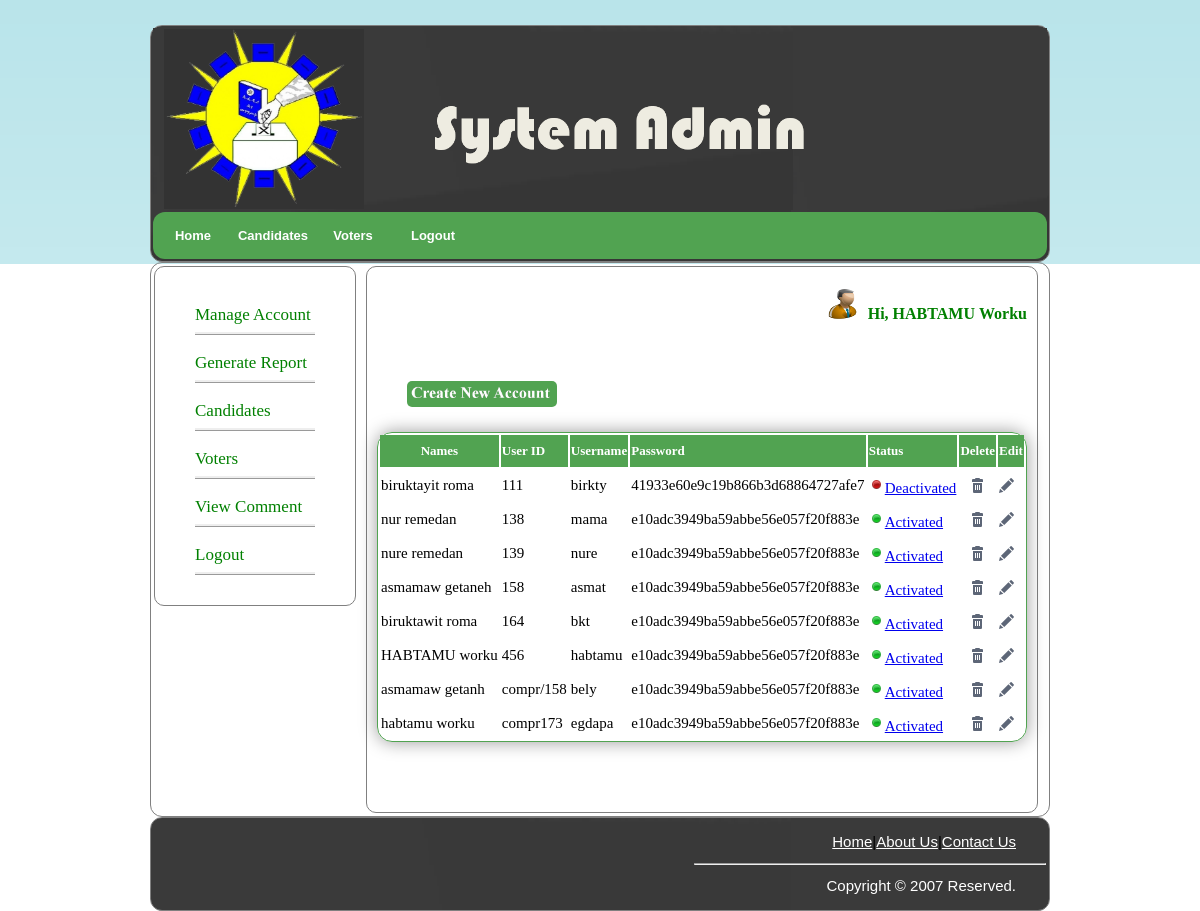
The page /habvote1/manage_account.php (signed in) on the database its author committed.
### tables this page shows
CREATE TABLE IF NOT EXISTS `user` (
  `fname` varchar(25) NOT NULL,
  `mname` varchar(25) NOT NULL,
  `lname` varchar(25) NOT NULL,
  `u_id` varchar(15) NOT NULL,
  `sex` varchar(10) NOT NULL,
  `age` varchar(25) NOT NULL,
  `phone` varchar(15) NOT NULL,
  `email` varchar(30) NOT NULL,
  `role` varchar(20) NOT NULL,
  `username` varchar(25) NOT NULL,
  `password` varchar(255) NOT NULL,
  `status` int(1) NOT NULL,
  `station` varchar(25) NOT NULL,
  PRIMARY KEY (`u_id`),
  KEY `email` (`email`)
);

### habvote1/manage_account.php (the view, shortened to what this page needs)
<?php
$user_id=$_SESSION['u_id'];
$result=mysql_query("select * from user where u_id='$user_id'")or die(mysql_error);
$row=mysql_fetch_array($result);
$FirstName=$row['fname'];
$middleName=$row['mname'];
?>
<!DOCTYPE html PUBLIC "-//W3C//DTD XHTML 1.0 Transitional//EN" "http://www.w3.org/TR/xhtml1/DTD/xhtml1-transitional.dtd">
<html xmlns="http://www.w3.org/1999/xhtml">
<head>
<link rel="stylesheet" href="main.css" type="text/css" media="screen"/>
<link href="menu.css" rel="stylesheet" type="text/css" media="screen" />
</head>
<body>
<table align="center" style="width:900px;border:1px solid gray;background:white url(img/tbg.png) repeat-x left top;border-radius:12px">
<tr style="height:auto;border-radius:12px;background: white url(img/tbg.png) repeat-x left top;">
<th colspan="2">
<a href="system_admin.php"><img src="img/logo.jpg" width="200px" height="180px" align="left" style="margin-left:10px"></a>
<img src="img/system.png" 	width="450px" style="margin-left:30px;margin-top:40px" align="center">
</th>
</tr>
<tr>
<td colspan="2" bgcolor="#51a351" id="Menus" style="height:auto;border-radius:12px;">
		<ul>
			<li><a href="system_admin.php">Home</a></li>
						<li><a href="a_candidate.php">Candidates</a></li>
			<li><a href="voters.php">Voters</a></li>
			<li><a href="logout.php">Logout</a></li>
		</ul>
</td>
</tr>
</table>
<table align="center" style="width:900px;border:1px solid gray;border-radius:12px;" height="500px">
<tr valign="top">
<td><div style="clear: both"></div>
        <div id="left">
            <ul>
                <li>
                    <a href="manage_account.php">Manage Account</a></li>
					                <li>
                    <a href="a_generate.php">Generate Report</a></li>
					<li>
                    <a href="a_candidate.php">Candidates</a></li>
                <li>
                    <a href="voters.php">Voters</a></li>
					<li>
                    <a href="v_comment.php">View Comment</a></li>
					<li>
                    <a href="logout.php">Logout</a></li>
            </ul>
        </div>
		</td>
		<td><div id="right">
            <div class="desk">
           <h1 align="right"><?php
echo '<img src="img/people.png" width="40px" height="30px">&nbsp;'.'<font style="text-transform:capitalize;" face="times new roman" color="green" size="3">Hi,&nbsp;'.$FirstName."&nbsp;".$middleName." ".'</font>';?></h1>
<br><br>
<p align="center"><a href="create.php" title="Create New Account"><img src="img/createacount.png" style="width:150px;border-radius:15px;padding:10px"></a></p>
<table align='center' style='width:650px;border-radius:15px;border:1px solid #51a351; -webkit-box-shadow:0 0 18px rgba(0,0,0,0.4); -moz-box-shadow:0 0 18px rgba(0,0,0,0.4); box-shadow:0 0 18px rgba(0,0,0,0.4);'>
<tr>
<th style='height:30px;text-align:center;color:#000;	font-weight:bold;background-color:#51a351;'><font color='white' size='2'>Names</th>
<th style='height:30px;	color:#000;	font-weight:bold;background-color:#51a351;'><font color='white' size='2'>User ID</th>
<th style='height:30px;	color:#000;	font-weight:bold;background-color:#51a351;'><font color='white' size='2'>Username</th>
<th style='height:30px;	color:#000;	font-weight:bold;background-color:#51a351;'><font color='white' size='2'>Password</th>
<th style='height:30px;	color:#000;	font-weight:bold;background-color:#51a351;'><font color='white' size='2'>Status</th>
<th style='height:30px;	color:#000;	font-weight:bold;background-color:#51a351;'><font color='white' size='2'>Delete</th>
<th style='height:30px;	color:#000;	font-weight:bold;background-color:#51a351;'><font color='white' size='2'>Edit</th>
</tr>
<?php
$result = mysql_query("SELECT * FROM user");
while($row = mysql_fetch_array($result))
  {
$ctrl = $row['u_id'];
$fname=$row['fname'];
$mname=$row['mname'];
$username=$row['username'];
$password=$row['password'];
$status=$row['status'];
?>
<tr>
<td><?php echo $fname."&nbsp;".$mname;?></td>
<td><?php echo $row['u_id'];?></td>
<td><?php echo $username;?></td>
<td><?php echo $password;?></td>
<td><?php
						if(($status)=='0')
						{
						?>
                       			 <a href="status.php?status=<?php echo $row['u_id'];?>" onclick="return confirm('Really you activate (<?php echo $fname?>)');">
                        		<img src="IMG/deactivate.png" id="view" width="16" height="16" alt="" />Deactivated </a>
                        <?php
						}
						if(($status)=='1')
						{
						?>
                       			 <a href="status.php?status=<?php echo $row['u_id'];?>" onclick="return confirm('Really you De-activate (<?php echo $fname?>)');">
                       			 <img src="IMG/activate.png" width="16" id="view" height="16" alt=""  />Activated</a>
                        <?php
						}
                        ?>
						</td>
						<?php
						print("<td style='height:30px;' align = 'center' width = '1'><a href = 'deleteuser.php?key=".$ctrl."'><img width='15px' height='15px' src = 'img/actions-delete.png' title='Delete' onclick='isdelete();'></img></a></td>
		<td style='height:30px;'><a href = 'edituser.php?key=".$ctrl."'><img src = 'img/actions-edit.png' width='15px' height='15px' title='Edit' ></img></a></td>
		");?>
		</tr>
<?php
  }
print( "</table><br><br><br>");
?>
				<br><br></div>
        </div>
</td>
</tr>
</table>
<table align="center" style="width:900px;border-radius:12px;border:1px solid gray;background:white url(img/tbg.png) repeat-x left top;" height="70px" >
<tr>
<td id="link">
<p style="text-align:right;padding-right:30px;"><a  href="index.php">Home</a>|<a href="about.php">About Us</a>|<a href="contact.php">Contact Us</a></p>
<p ><hr width="350px" align="right"></p>
<p style="text-align:right;padding-right:30px;"><font color="#ffffff">Copyright &copy; 2007 Reserved.</font></p>
</td>
</tr>
</table>
</body>
</html>

### habvote1/main.css (style rules this page uses)
body { margin: 0; padding: 0; background: white url(img/bg.png) repeat-x left top; position:relative; font-family:Verdana, Arial, Helvetica, sans-serif; font-size:15px; line-height:12px; text-align:justify; padding-left:0px; margin-top:25px }
#link a:link { color: #ffffff }
#left { float: left; width: 200px; border: 1px solid gray; border-radius: 10px; }
#left ul { margin-right: 30px; margin-top: 30px; margin-bottom: 30px; }
#left ul li { list-style: none; line-height: 35px; border-color: green; border-bottom-color: green; border-bottom: ridge; margin-top: 10px; margin-right: 10px; }
#left ul li a { text-decoration: none; font-family: Cambria; font-size: 17px; color: green; }
.desk { width:650px; margin-left:-80px; height:auto; border:1px solid gray; border-radius:10px; padding:10px 10px 10px 10px; }
#right { float: right; width: 550px; margin-right: 50px; font-family: Century; }
#right h1 { margin-left: 20px; color: green; font-family: Century; font-size: 18px; }
#right p { margin-left: 20px; font-family: Century; text-align: justify; line-height: 30px; }

### habvote1/menu.css (style rules this page uses)
#Menus { width: 750px; height:17px; margin: 0 auto; padding: 0; }
#Menus ul { margin: 0; padding: 0; list-style: none; line-height: normal; }
#Menus li { float: left; }
#Menus a { display: block; width: 80px; height: 31px; padding-top: 16px; text-decoration: none; text-align: center; font-family: Arial, Helvetica, sans-serif; font-size: 13px; font-weight: bold; border-radius:13px; color:white; }

### rows shown on the page
user: fname "HABTAMU", mname "Worku", mname "worku", u_id "456", username "habtamu", password "e10adc3949ba59abbe56e057f20f883e", status 1 (drawn)
user: fname "biruktayit", mname "roma", u_id "111", username "birkty", password "41933e60e9c19b866b3d68864727afe7", status 0 (drawn)
user: fname "nur", mname "remedan", u_id "138", username "mama", password "e10adc3949ba59abbe56e057f20f883e", status 1 (drawn)
user: fname "nure", mname "remedan", u_id "139", username "nure", password "e10adc3949ba59abbe56e057f20f883e", status 1 (drawn)
user: fname "asmamaw", mname "getaneh", u_id "158", username "asmat", password "e10adc3949ba59abbe56e057f20f883e", status 1 (drawn)
user: fname "biruktawit", mname "roma", u_id "164", username "bkt", password "e10adc3949ba59abbe56e057f20f883e", status 1 (drawn)
user: fname "asmamaw", mname "getanh", u_id "compr/158", username "bely", password "e10adc3949ba59abbe56e057f20f883e", status 1 (drawn)
user: fname "habtamu", mname "worku", u_id "compr173", username "egdapa", password "e10adc3949ba59abbe56e057f20f883e", status 1 (drawn)
